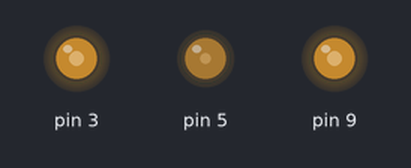
This sketch was run on a simulated Arduino Uno, built with avr-gcc and run on an emulated ATmega328P. On the bench: output pins drawn as LEDs (lit = HIGH).

Above: at 0.1 s.
Timing chart, 0 to 1.6 s (numbered marks = the images above):
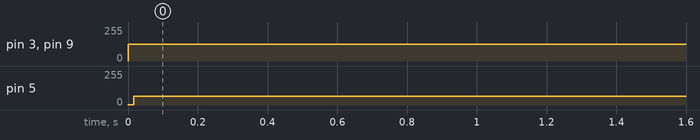

Measured:
- by itself, pin 3, pin 9: 0/255 → 127/255 at 0.00 s
- by itself, pin 5: 0/255 → 65/255 at 0.00 s

The sketch:

pwm_ps.ino
```cpp
// This code generate PWM on pin 3, 5 and 9
// as well as changing their pre-scalers.
void setup() {
  // set pin 3 as output
  pinMode(3, OUTPUT);
  // B010 equals 3 in decimal which maps to 32x
  // set frequency of pin 3 to 490Hz * 64 / 32 = 980Hz
  TCCR2B = TCCR2B & B11111000 | B011;

  // set pin 9 as output
  pinMode(9, OUTPUT);
  // B010 equals 2 in decimal which maps to 8x
  // set frequency of pin 3 to 490Hz * 64 / 8 = 3920Hz
  TCCR1B = TCCR1B & B11111000 | B010;

  // set pin 5 as output
  pinMode(5, OUTPUT);
  // B101 equals 5 in decimal which maps to 1024x
  // set frequency of pin 3 to 980Hz * 64 / 1024 = 61Hz
  TCCR0B = TCCR0B & B11111000 | B101;
}

void loop() {
  // set pin 3 to a 50% duty cycle
  analogWrite(3, 127);
  // set pin 9 to a 50% duty cycle
  analogWrite(9, 127);
  // set pin 5 to a 25% duty cycle
  analogWrite(5, 64);
}
```
